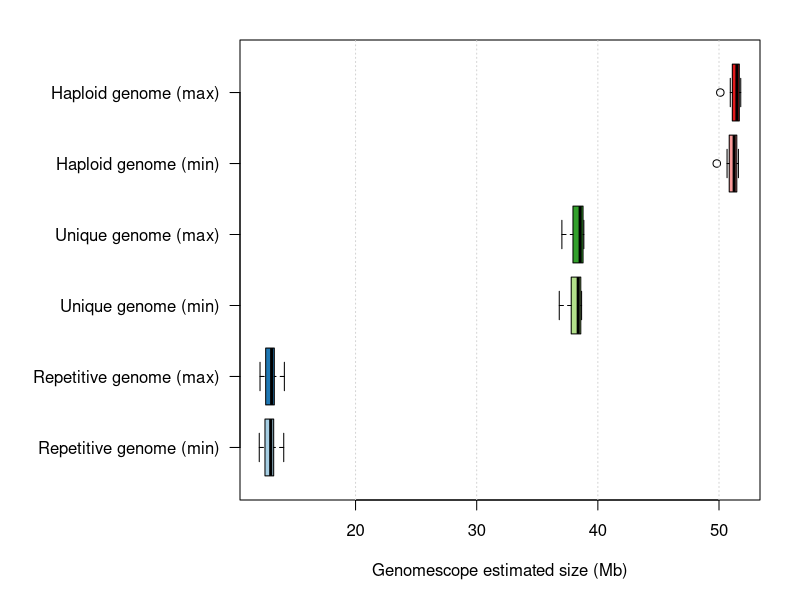
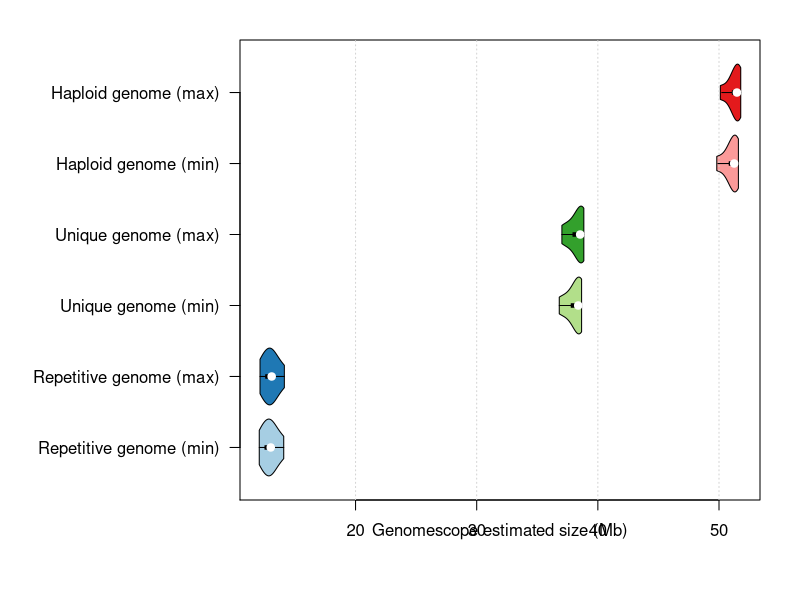
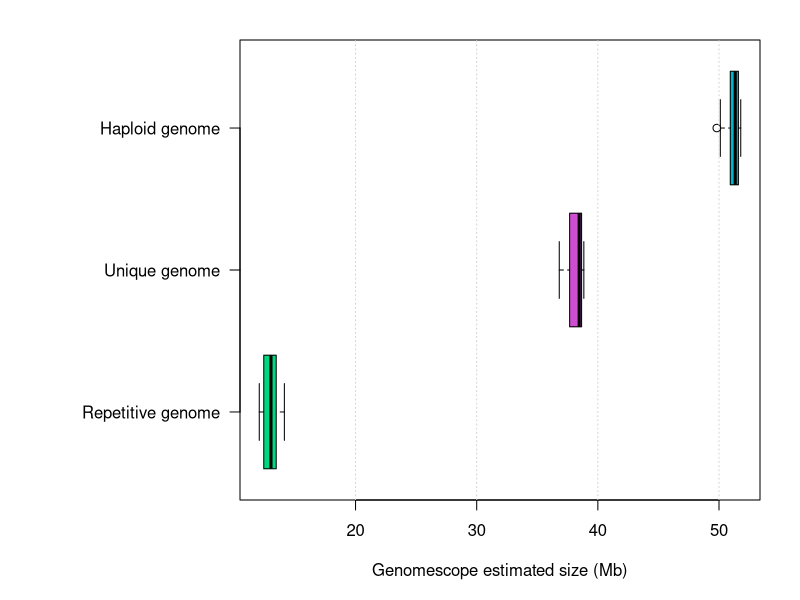
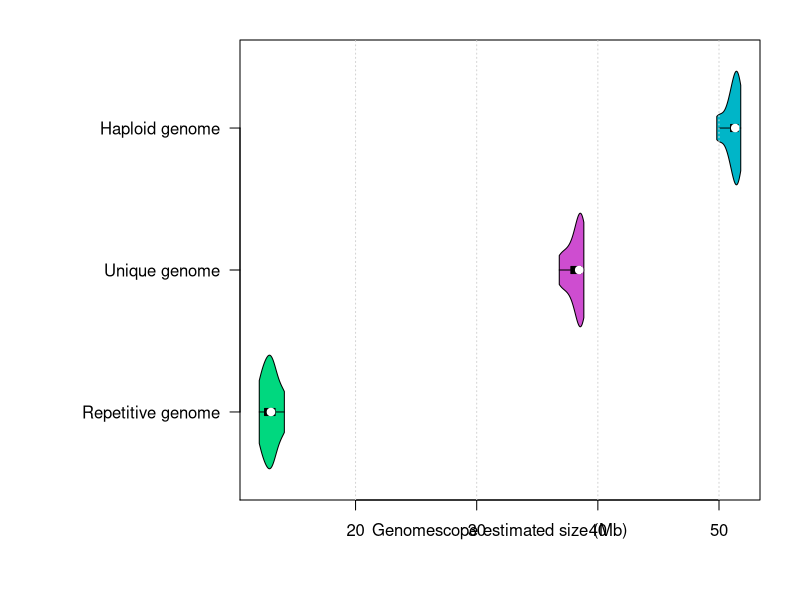

R code for these plots, in order:
#!/bin/Rscript

library(vioplot)

genomescope_data <- read.delim('GenomeScope_Jellyfish_2_JustOki.csv',header=T, stringsAsFactors = F)

# The full data set contains multiple sequencing runs
# as well as non-converged models, as well as models with
# aberrant results. 
#
# The subset from 57-63, which is based on the MiSeq
# polishing reads, varies across a few values for K 
# but excludes the worst K values (13 or >41).
genomescope_of_interest <- genomescope_data[c(57:63),]

gs <- as.data.frame(cbind(genomescope_of_interest$genome_repeat_min, genomescope_of_interest$genome_repeat_max, genomescope_of_interest$genome_unique_min, genomescope_of_interest$genome_unique_max, genomescope_of_interest$genome_haploid_min, genomescope_of_interest$genome_haploid_max))

gs <- apply(gs, 2, function(x) x/1000000)

rownames(gs) <- genomescope_of_interest$k
colnames(gs) <- c('Repetitive genome (min)','Repetitive genome (max)', 'Unique genome (min)', 'Unique genome (max)', 'Haploid genome (min)', 'Haploid genome (max)')


pal.3 <- c('#00d87f', '#ce4dd0', '#00b5c8')
pal.6 <- c('#a6cee3','#1f78b4', '#b2df8a', '#33a02c','#fb9a99', '#e31a1c')

# base R boxplot
p1 <- function() {
  par(mar=c(5,12,2,2))
  boxplot(gs, horizontal=TRUE, xlab='Genomescope estimated size (Mb)', col=pal.6, pch=21, bg='white', yaxt='n')
  axis(2, at=1:6, labels=colnames(gs), las=2)
  abline(v=c(20,30,40,50), lty=3, col='#d3d3d3')
}

#same thing but violin plot
p2 <- function() {
  par(mar=c(5,12,2,2))
  vioplot(gs[,1], gs[,2], gs[,3], gs[,4], gs[,5], gs[,6], col=pal.6, horizontal=TRUE, yaxt='n', xlab='Genomescope estimated size (Mb)')
  axis(1, at = c(20, 30, 40, 50), labels=c(20,30,40,50) )
  axis(2, at = c(1:6), labels=colnames(gs), las=2 )
  abline(v=c(20,30,40,50), lty=3, col='#d3d3d3')
}

# The min and max are so close to one another that
# it might make sense to just combine them into 
# a single distribution instead.
gs2 <- t(as.data.frame(rbind(c(gs[,1], gs[,2]), c(gs[,3], gs[,4]), c(gs[,5], (gs[,6])))))
colnames(gs2) <- c('Repetitive genome', 'Unique genome', 'Haploid genome')

p3 <- function() {
  boxplot(gs2, horizontal=TRUE, xlab='Genomescope estimated size (Mb)', col=pal.3, pch=21, bg='white', yaxt='n', main='')
  axis(2, at=1:3, labels=colnames(gs2), las=2)
  abline(v=c(20,30,40,50), lty=3, col='#d3d3d3')
}

p4 <- function() {
  par(mar=c(5,12,2,2))
  vioplot(gs2[,1], gs2[,2], gs2[,3], col=pal.3, horizontal=TRUE, yaxt='n', xlab='Genomescope estimated size (Mb)')
  axis(1, at = c(20, 30, 40, 50), labels=c(20,30,40,50) )
  axis(2, at = c(1:3), labels=colnames(gs2), las=2 )
  abline(v=c(20,30,40,50), lty=3, col='#d3d3d3')
}


pdf('jellyfish_2.pdf')
p1()
p2()
p3()
p4()
dev.off()
